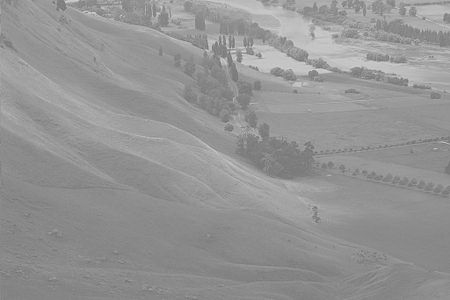
#> input picture data/hawkes.bmp, 450 x 300 px
$ jupyter execute 'Histogram Stretching.ipynb'
#> lines starting #> are read from the running program, lines starting #| are printed output that depends on the picture
# Histogram Stretching

#### OpenCV에서 함수로 제공하지 않아 직접 구현해야 함.

$$
dist(x, y) = \frac{src(x,y)-G_{min}}{G_{max} - G_{min}} \times 255
$$

[cell 1]
import cv2
import numpy as np
from matplotlib import pyplot as plt

[cell 2]
src = cv2.imread('./data/hawkes.bmp', cv2.IMREAD_GRAYSCALE)
#> src is the input picture: shape (300, 450); min 107, max 218, mean 148
img = cv2.imread('./data/hawkes.bmp')
plt.figure(figsize=(7, 7))
plt.axis('off')
plt.imshow(img)
plt.title('Original Image')
plt.show()

[cell 3]
plt.hist(src.flatten(), range=[0,256], bins=256)
plt.title('Historgram')
plt.show()
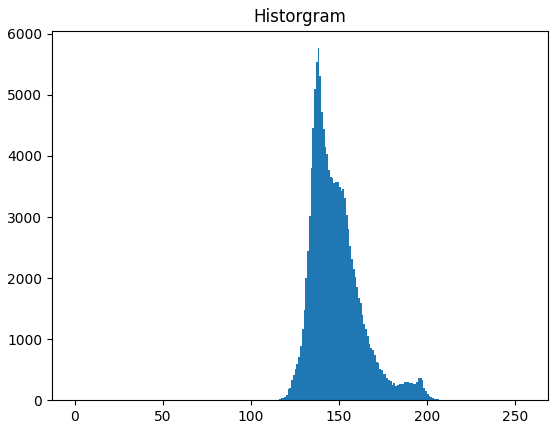
#> figure drawn by matplotlib, 1 panel; tallest bar 5765 high, from x = 138 to 139

[cell 4]
# TODO: Histogram Stretching

min_val, max_val, min_loc, max_loc = cv2.minMaxLoc(src)
#> min_val = 107; max_val = 218; min_loc = (202, 48); max_loc = (317, 69)
print('min = ', min_val)
#| min =  107.0
print('max = ', max_val)
#| max =  218.0


dst = ((src-min_val)*255) / (max_val-min_val) # Histogram Stretching
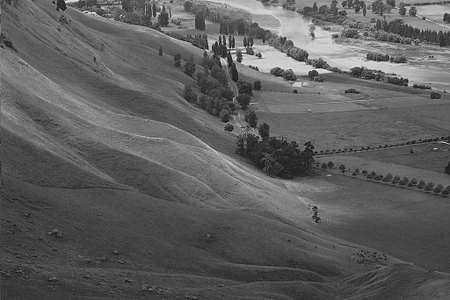
#> dst: shape (300, 450) float64; min 0, max 255, mean 94.1
dst = cv2.convertScaleAbs(dst)

plt.hist(dst.flatten(), range=[0,256], bins=256)
plt.title('Histogram')
plt.show()
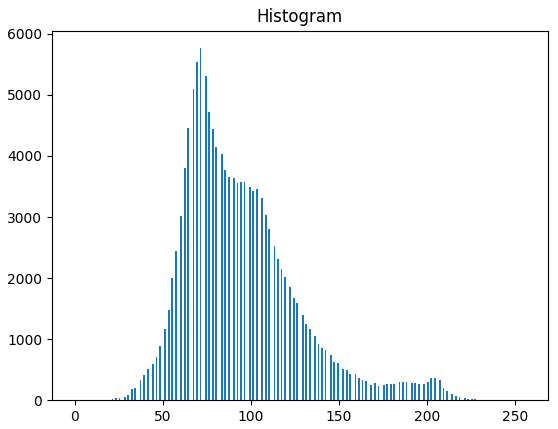
#> figure drawn by matplotlib, 1 panel; tallest bar 5765 high, from x = 71 to 72

cv2.imshow('original', src)
cv2.imshow('stretching', dst)
cv2.waitKey()
cv2.destroyAllWindows()
